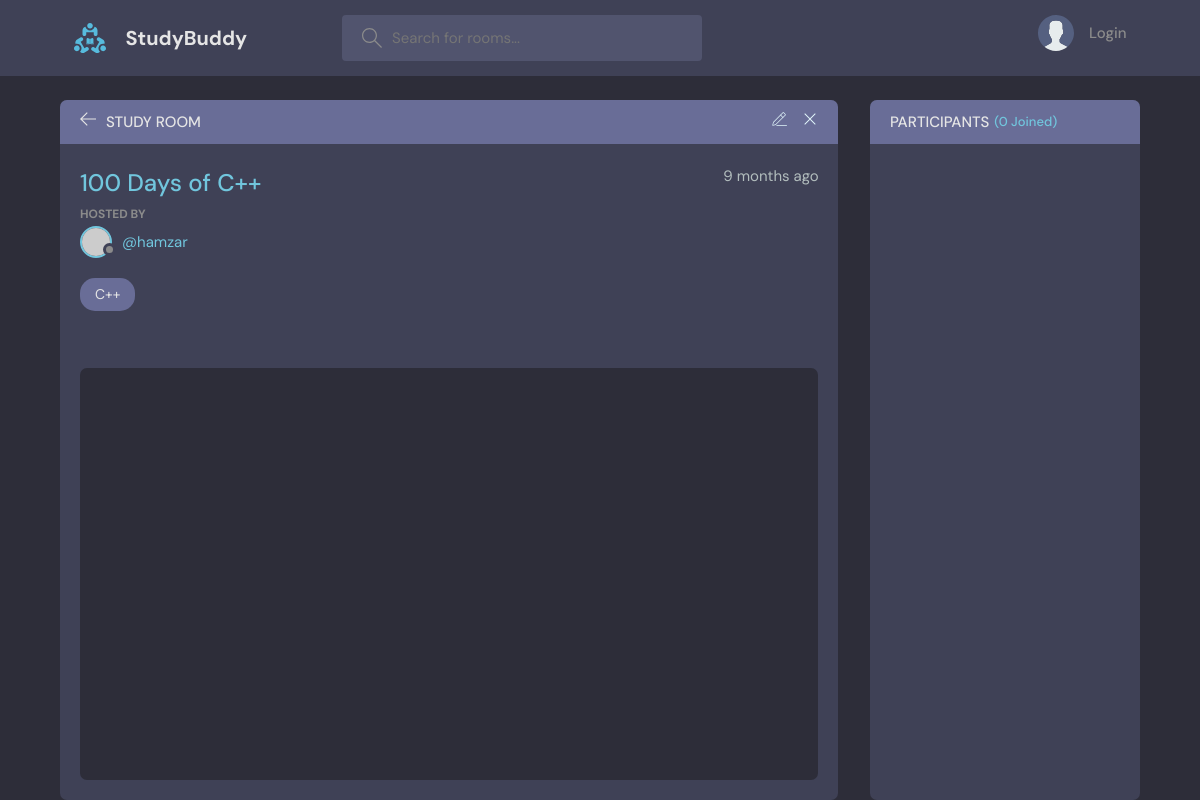
The page /room/3/ on the database as committed earlier.
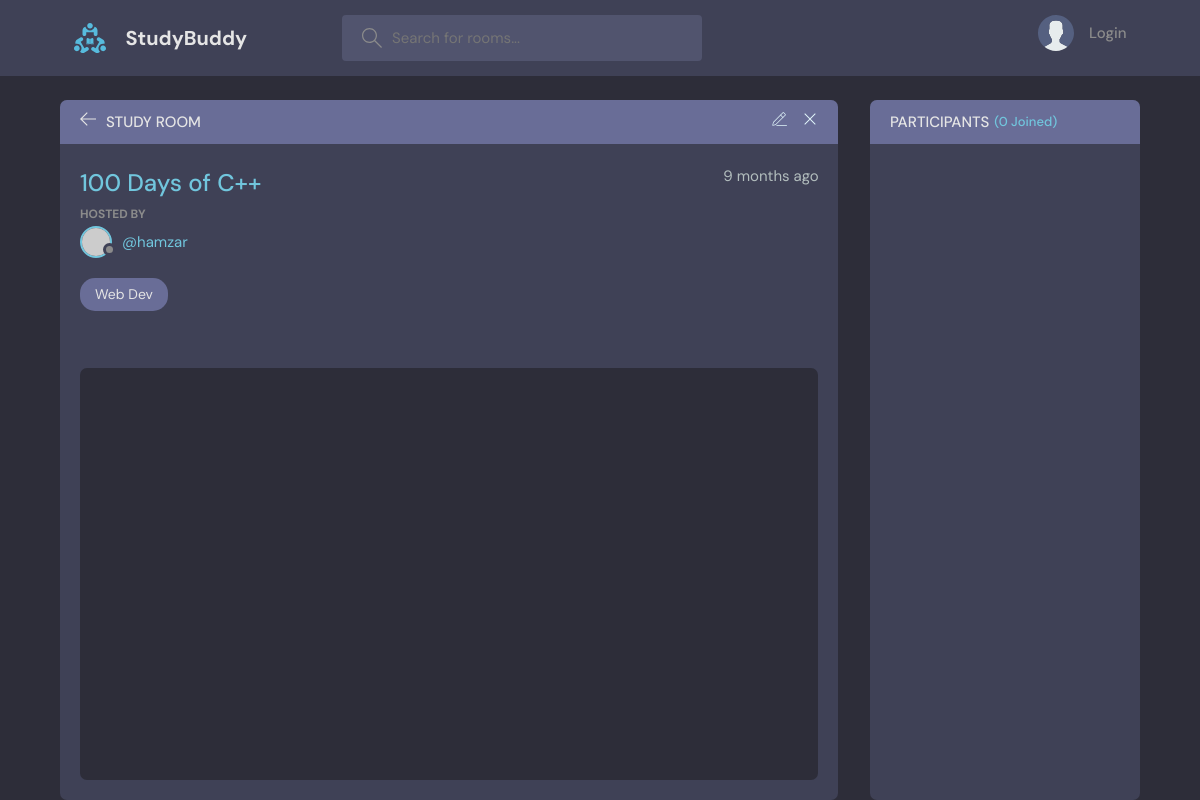
The same page on the database as committed later.
### TestApp/models.py (models this page shows)
class Room(models.Model):
    topic=models.ForeignKey(Topic,on_delete=models.SET_NULL ,null=True)
    host=models.ForeignKey(User,on_delete=models.SET_NULL, null=True)
    participants=models.ManyToManyField(User,related_name='participants',blank=True)
    name=models.CharField(max_length=255)
    description=models.TextField(null=True, blank=True)
    updated_on=models.DateTimeField(auto_now=True)
    created_on=models.DateTimeField(auto_now_add=True)
    class Meta:
        ordering=['-updated_on','-created_on']
    def __str__(self):
        return self.name

class Topic(models.Model):
    name=models.CharField(max_length=255)
    def __str__(self):
        return self.name

### TestApp/views.py (the view, shortened to what this page needs)
# urls.py: path('room/<str:pk>/', views.room, name='room'),
def room(request,pk):
    room=Room.objects.get(id=pk)
    room_messages=room.message_set.all()
    participants=room.participants.all()
    context={'room' : room, 'room_messages':room_messages,'participants':participants}
    return render(request,'TestApp/RoomPage.html',context=context)

### TestApp/templates/TestApp/RoomPage.html (shortened to what this page needs)
{% extends 'Main.html' %} {% block content %}
<main class="profile-page layout layout--2">
    <div class="container">
        <div class="room">
            <div class="room__top">
                <div class="room__topLeft">
                    <a href="{% url 'home' %}">
                        <svg version="1.1" xmlns="http://www.w3.org/2000/svg" width="32" height="32" viewBox="0 0 32 32">
                            <title>arrow-left</title>
                            <path d="M13.723 2.286l-13.723 13.714 13.719 13.714 1.616-1.611-10.96-10.96h27.625v-2.286h-27.625l10.965-10.965-1.616-1.607z"></path>
                        </svg>
                    </a>
                    <h3>Study Room</h3>
                </div>
                <div class="room__topRight">
                    <a href="{% url 'update-room' room.id %}">
                    </a>
                    <a href="{% url 'delete-room' room.id %}">
                        <svg version="1.1" xmlns="http://www.w3.org/2000/svg" width="32" height="32" viewBox="0 0 32 32">
                            <title>remove</title>
                            <path d="M27.314 6.019l-1.333-1.333-9.98 9.981-9.981-9.981-1.333 1.333 9.981 9.981-9.981 9.98 1.333 1.333 9.981-9.98 9.98 9.98 1.333-1.333-9.98-9.98 9.98-9.981z"></path>
                        </svg>
                    </a>
                </div>
            </div>
            <div class="room__box scroll">
                <div class="room__header scroll">
                    <div class="room__info">
                        <h3>{{room}}</h3>
                        <span>{{room.created_on | timesince}} ago</span>
                    </div>
                    <div class="room__hosted">
                        <p>Hosted By</p>
                        <a href="{% url 'user-profile' room.host.id %}" class="room__author">
                            <div class="avatar avatar--small">
                                <img src="https://randomuser.me/api/portraits/men/37.jpg" />
                            </div>
                            <span>@{{room.host.username}}</span>
                        </a>
                    </div>
                    <span class="room__topics">{{room.topic}}</span>
                </div>
                <div class="room__conversation">
                    <div class="threads scroll">
                    </div>
                </div>
            </div>
        </div>
        <div class="participants">
            <h3 class="participants__top">Participants <span>({{participants.count}} Joined)</span></h3>
            <div class="participants__list scroll">
            </div>
        </div>
    </div>
</main>
{% endblock content %}

Rows that differ between the two databases and show on the page:
changed Room "100 Days of C++": topic "C++" → "Web Dev"
